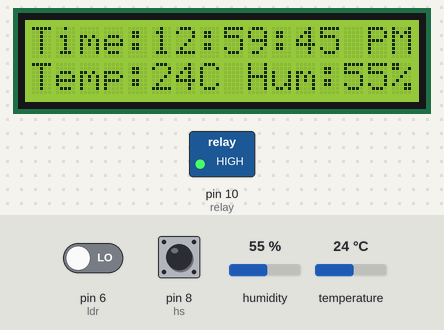
Bench run of a sketch on a simulated Arduino Uno, built with avr-gcc and run on an emulated ATmega328P. On the bench: 16×2 character LCD, switched loads named in the sketch (green lamp = pin HIGH). Inputs (shaded band) come from the test bench; at power-on: pin 8 (hs) HIGH, pin 6 (ldr) LOW, humidity 55 %, temperature 24 °C. Pins used as bus, display or sensor lines are not drawn; what the sketch prints to the serial monitor is not drawn.

Above: at 1.2 s.
1.3 s: pin 8 (hs) pulled LOW for 3.2 s
At 2.0 s:
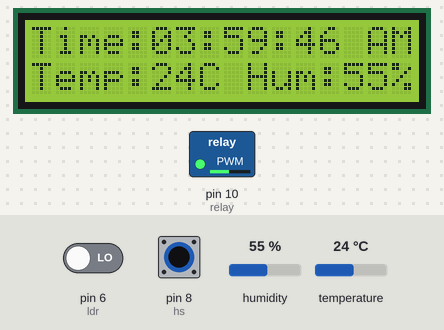
6.0 s: pin 6 (ldr) driven HIGH
At 7.1 s:
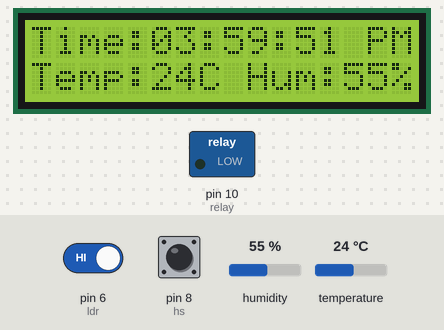
10.9 s: humidity set to 22 %
At 13.8 s:
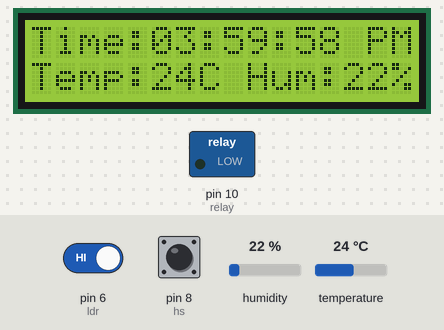
13.9 s: temperature set to 12 °C
At 15.3 s:
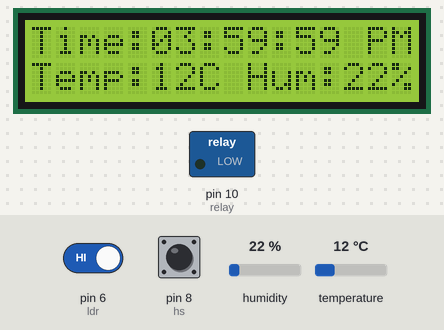
16.0 s: pin 8 (hs) pulled LOW for 3.2 s
At 20.1 s:
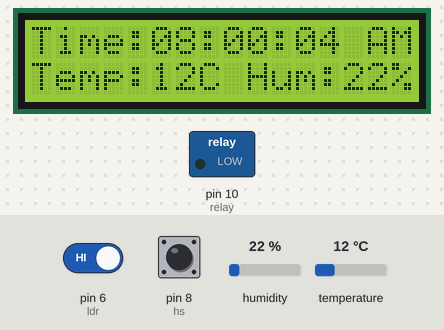
24.1 s: pin 6 (ldr) driven LOW
At 25.4 s:
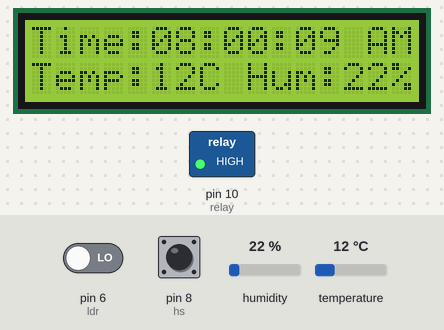
Timing chart, 0 to 27.1 s (numbered marks = the images above; inputs shaded):
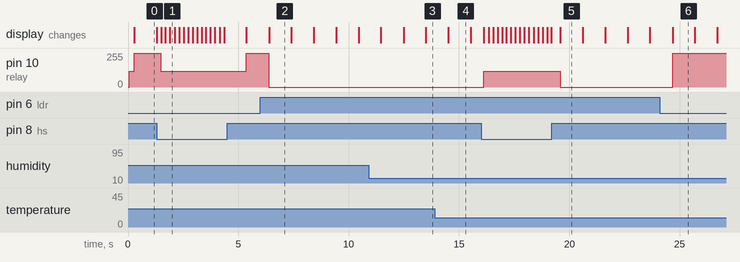

Measured:
- after the input at 1.3 s, pin 10 (relay): 255/255 → 120/255 after 0.20 s, → 255/255 3.9 s later; the display: first changes after 0.20 s (image 1 shows a later state)
- after the input at 6.0 s, pin 10 (relay): 255/255 → 0/255 after 0.39 s
- after the input at 16.0 s, pin 10 (relay): 0/255 → 120/255 after 0.12 s, → 0/255 3.5 s later
- after the input at 24.1 s, pin 10 (relay): 0/255 → 255/255 after 0.58 s
- what the display in image 0 shows lasts 1.0 s, from 0.3 s to 1.3 s

The sketch:

time+temp+ldr_display.ino
```cpp
#include "DHT.h"
#define DHTPIN 7
#define DHTTYPE DHT11

DHT dht(DHTPIN, DHTTYPE);


#define ldr 6 // Input for ldr
int value; // Place to store read ldr value
#define relay 10


#include "LiquidCrystal.h"
const int rs = 12, en = 11, d4 = 5, d5 = 4, d6 = 3, d7 = 2;
LiquidCrystal lcd(rs, en, d4, d5, d6, d7);
int cs=9;
const int contrast = 100;
int h=12;
int m=59;
int s=45;
int flag=1;
int button1;
int button2;
int hs=8;
int ms=9;
const int Time_light=150;
int bl_TO=Time_light;
int bl=10;
const int backlight=120;
static uint32_t last_time, now = 0;


void setup()
{
    Serial.begin(9600);
    pinMode(ldr, INPUT);
    pinMode(relay, OUTPUT);
      lcd.begin(16, 2);
  // Print a message to the LCD.
  lcd.print("Time:");
   lcd.setCursor(0, 1);
  // Print a message to the LCD.
  lcd.print("Temp:");
   lcd.setCursor(9, 1);
  // Print a message to the LCD.
  lcd.print("Hum:");
  dht.begin();
  pinMode(hs,INPUT_PULLUP);
  pinMode(ms,INPUT_PULLUP);
  analogWrite(cs,contrast);
  analogWrite(bl,backlight);
  now=millis();

}


void loop()
{
  //HTD 11
   int humidity = dht.readHumidity();
  int temperature = dht.readTemperature();

  //ldr
value = digitalRead(ldr);
    Serial.println(value);
    delay(200);
if (value == 1)
  {
    //relay on
    Serial.println("on");
        digitalWrite(relay, LOW);

  }
  else {
    Serial.println("off");
           digitalWrite(relay, HIGH);

  }

  Serial.print("Humidity: ");
     lcd.setCursor(13, 1);
  // Print a message to the LCD.
  lcd.print(humidity);
  Serial.print(humidity);
    lcd.setCursor(15, 1);
 lcd.print("%");
  Serial.print("Temperature: ");
     lcd.setCursor(5, 1);
  // Print a message to the LCD.
  lcd.print(temperature);
  Serial.print(temperature);
     lcd.setCursor(7, 1);
 lcd.print("C");

  lcd.setCursor(0,0);

 lcd.print("Time:");
 if(h<10)lcd.print("0");
 lcd.print(h);
 lcd.print(":");
 if(m<10)lcd.print("0");
 lcd.print(m);
 lcd.print(":");
 if(s<10)lcd.print("0");
 lcd.print(s);

 if(flag==0) lcd.print(" AM");
 if(flag==1) lcd.print(" PM");

for ( int i=0 ;i<5 ;i++)
{

  while ((now-last_time)<200)
  {
    now=millis();
  }
 last_time=now;
 button1=digitalRead(hs);
 button2=digitalRead(ms);
 if(  ((button1==0)|(button2==0)) & (bl_TO==1)  )
 {
  bl_TO=Time_light;
  analogWrite(bl,backlight);
  while ((button1==0)|(button2==0))
  {
   button1=digitalRead(hs);
   button2=digitalRead(ms);
  }
 }
 else
 {
  if(button1==0){
   h=h+1;
   bl_TO=Time_light;
   analogWrite(bl,backlight);
  }

 if(button2==0){
  s=0;
  m=m+1;
  bl_TO=Time_light;
  analogWrite(bl,backlight);
  }
 if(s==60){
  s=0;
  m=m+1;
 }
 if(m==60)
 {
  m=0;
  h=h+1;
 }
 if(h==13)
 {
  h=1;
  flag=flag+1;
  if(flag==2)flag=0;
 }


 if((button1==0)|(button2==0))
 {
  lcd.setCursor(0,0);
  lcd.print("Time:");
  if(h<10)lcd.print("0");
  lcd.print(h);
  lcd.print(":");
  if(m<10)lcd.print("0");
  lcd.print(m);
  lcd.print(":");
  if(s<10)lcd.print("0");
  lcd.print(s);

  if(flag==0) lcd.print(" AM");
  if(flag==1) lcd.print(" PM");
}
}
}

 s=s+1;
 if(s==60){
  s=0;
  m=m+1;
 }
 if(m==60)
 {
  m=0;
  h=h+1;
 }
 if(h==13)
 {
  h=1;
  flag=flag+1;
  if(flag==2)flag=0;
 }
}
```
